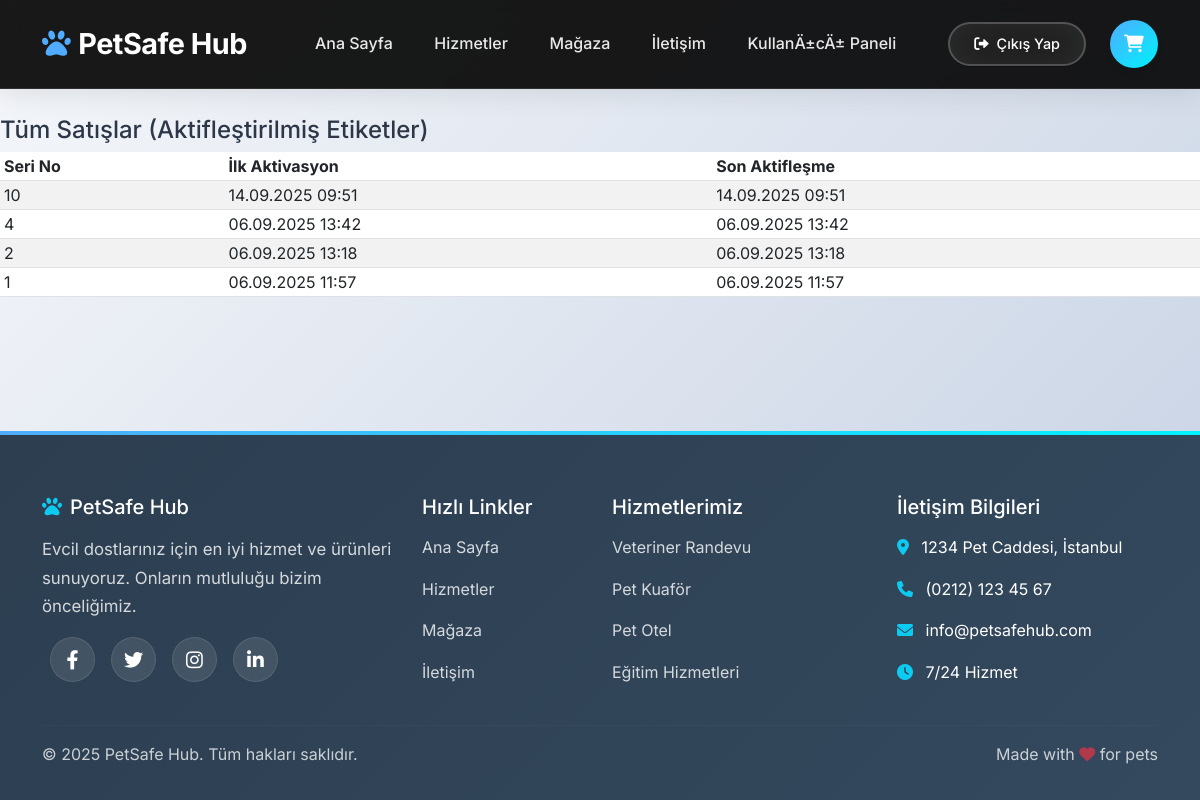
Screenshot of /veteriner/satislar/ (signed in) with the database file from the repository.
### anahtarlik/models.py (models this page shows, shortened)
class Etiket(models.Model):
    etiket_id = models.UUIDField(default=uuid.uuid4, editable=False, unique=True)
    seri_numarasi = models.CharField(max_length=50, unique=True)
    evcil_hayvan = models.OneToOneField('EvcilHayvan', on_delete=models.CASCADE, null=True, blank=True)
    qr_kod_url = models.URLField(blank=True)
    aktif = models.BooleanField(default=False)
    olusturulma_tarihi = models.DateTimeField(auto_now_add=True)
    kilitli = models.BooleanField(default=False)
    kanal = models.CharField(max_length=10, choices=KANAL_SECENEKLERI)
    satici_veteriner = models.ForeignKey(
        'veteriner.Veteriner', null=True, blank=True, on_delete=models.SET_NULL, related_name='sattigi_etiketler'
    )
    satici_petshop = models.ForeignKey(
        'petshop.Petshop', null=True, blank=True, on_delete=models.SET_NULL, related_name='sattigi_etiketler'
    )
    tahsis_tarihi = models.DateTimeField(null=True, blank=True)
    first_activated_at = models.DateTimeField(null=True, blank=True)
    aktiflestiren = models.ForeignKey(
        settings.AUTH_USER_MODEL, null=True, blank=True, on_delete=models.SET_NULL, related_name='aktiflestirdigi_etiketler'
    )
    aktiflestirme_tarihi = models.DateTimeField(null=True, blank=True)
    aktivasyon_sayisi = models.PositiveIntegerField(default=0)
    class Meta:
        constraints = [
            models.CheckConstraint(
                name='etiket_vet_icin_veteriner_zorunlu',
                check=(models.Q(kanal__isnull=True) | ~models.Q(kanal=KANAL_VET) | models.Q(satici_veteriner__isnull=False))
            ),
            models.CheckConstraint(
                name='etiket_shop_icin_petshop_zorunlu',
                check=(models.Q(kanal__isnull=True) | ~models.Q(kanal=KANAL_SHOP) | models.Q(satici_petshop__isnull=False))
            ),
            models.CheckConstraint(
                name='etiket_online_icin_partner_bos',
                check=(
                    models.Q(kanal__isnull=True)
                    | ~models.Q(kanal=KANAL_ONLINE)
                    | (models.Q(satici_veteriner__isnull=True) & models.Q(satici_petshop__isnull=True))
                )
            ),
        ]

### veteriner/views.py (the view)
# urls.py: path("satislar/", views.satis_listesi, name="satis_listesi"),
@login_required
def satis_listesi(request):
    vet = getattr(request.user, 'veteriner_profili', None)
    if vet is None or not vet.il or not vet.adres_detay:
        return redirect("veteriner:veteriner_profil_tamamla")
    qs = Etiket.objects.filter(satici_veteriner=vet, kanal=KANAL_VET, aktif=True).order_by("-first_activated_at", "-aktiflestirme_tarihi")
    page_obj = Paginator(qs, 25).get_page(request.GET.get("page"))
    return render(request, "veteriner/liste_satis.html", {"page_obj": page_obj})

### courseapp/context_processors.py (called while the page is built, shortened)
def user_panel_target(request):
    try:
        user = request.user
        if not user.is_authenticated:
            return { 'user_panel_url': reverse('user_login') }
        vet = getattr(user, 'veteriner_profili', None)
        if vet is not None:
            if not vet.il or not vet.adres_detay:
                return { 'user_panel_url': reverse('veteriner:veteriner_profil_tamamla') }
            return { 'user_panel_url': reverse('veteriner:veteriner_paneli') }
    except Exception:
        try:
            return { 'user_panel_url': reverse('kullanici_paneli') }
        except Exception:
            return { 'user_panel_url': reverse('user_login') }

def sepet_ozeti(request):
    sepet = request.session.get('sepet', {})
    if isinstance(sepet, list):  # Eski liste ise dict'e çevir (hata önle)
        new_sepet = {}
        for pk in sepet:
            new_sepet[str(pk)] = new_sepet.get(str(pk), 0) + 1
        request.session['sepet'] = new_sepet
        sepet = new_sepet
    sepet_items = []
    toplam = 0
    adet = 0
    return {
        'sepet_items': sepet_items,
        'sepet_toplam': toplam,
        'sepet_adet': adet,
    }

### veteriner/templates/veteriner/liste_satis.html (shortened to what this page needs)
{% extends "ana.html" %}
{% block content %}
<h4>Tüm Satışlar (Aktifleştirilmiş Etiketler)</h4>
<table class="table table-striped table-sm">
  <thead><tr><th>Seri No</th><th>İlk Aktivasyon</th><th>Son Aktifleşme</th></tr></thead>
  <tbody>
  {% for e in page_obj %}
    <tr>
      <td>{{ e.seri_numarasi }}</td>
      <td>{{ e.first_activated_at|date:"d.m.Y H:i" }}</td>
      <td>{{ e.aktiflestirme_tarihi|date:"d.m.Y H:i" }}</td>
    </tr>
  {% empty %}
    <tr><td colspan="3" class="text-muted">Kayıt yok.</td></tr>
  {% endfor %}
  </tbody>
</table>
{% endblock %}

### templates/ana.html (style rules this page uses)
:root { --primary-color: #667eea; --secondary-color: #764ba2; --accent-color: #4facfe; --success-color: #11998e; --dark-color: #2c3e50; --text-primary: #2d3748; --text-secondary: #4a5568; --text-muted: #718096; --text-light: #ffffff; --surface-primary: #ffffff; --glass-bg: rgba(255, 255, 255, 0.25); --glass-border: rgba(255, 255, 255, 0.18); --border-radius: 20px; --transition-smooth: all 0.4s cubic-bezier(0.4, 0, 0.2, 1); --shadow-soft: 0 10px 25px rgba(0, 0, 0, 0.1); }
* { margin: 0; padding: 0; box-sizing: border-box; }
html { font-size: 16px; scroll-behavior: smooth; }
body { font-family: 'Inter', -apple-system, BlinkMacSystemFont, sans-serif; background: linear-gradient(135deg, #f5f7fa 0%, #c3cfe2 100%); min-height: 100vh; color: var(--text-primary); font-weight: 400; line-height: 1.6; display: flex; flex-direction: column; padding-top: 90px; }

### rows the page displays
Etiket: seri_numarasi "10", first_activated_at "14.09.2025 09:51", aktiflestirme_tarihi "14.09.2025 09:51"
Etiket: seri_numarasi "4", first_activated_at "06.09.2025 13:42", aktiflestirme_tarihi "06.09.2025 13:42"
Etiket: seri_numarasi "2", first_activated_at "06.09.2025 13:18", aktiflestirme_tarihi "06.09.2025 13:18"
Etiket: seri_numarasi "1", first_activated_at "06.09.2025 11:57", aktiflestirme_tarihi "06.09.2025 11:57"
